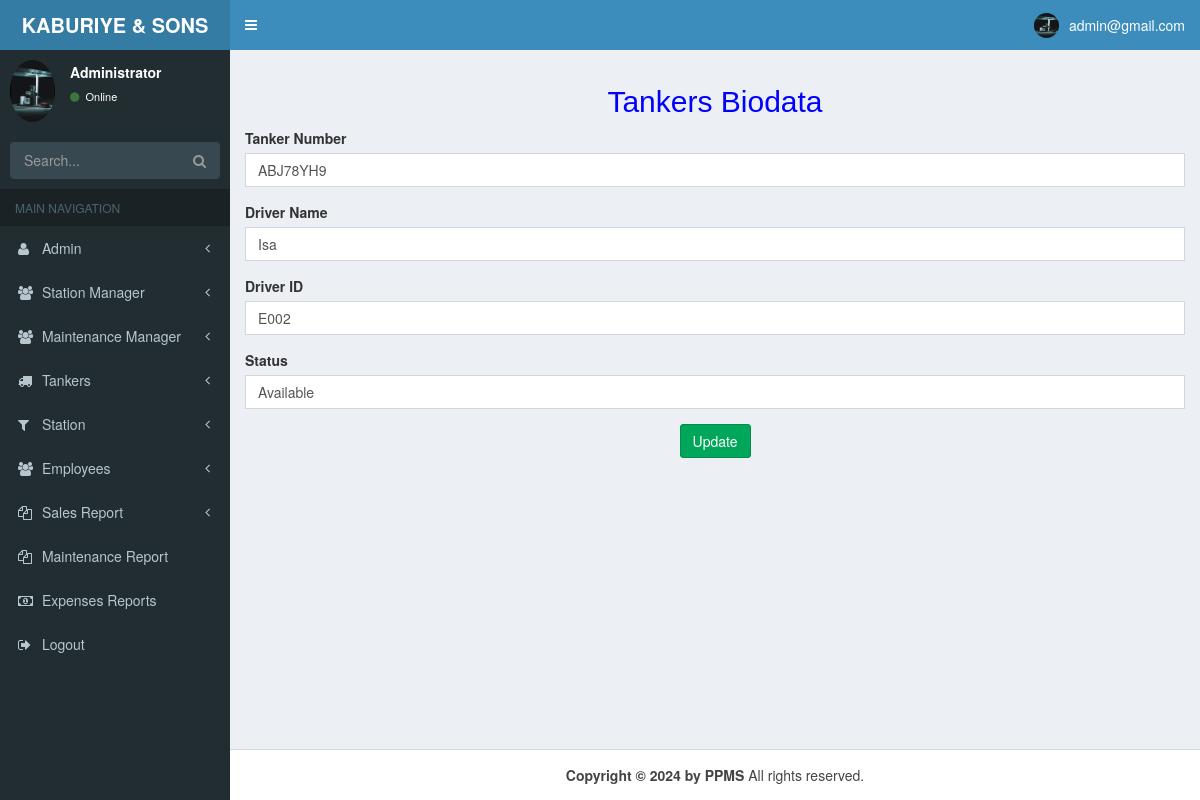
Screenshot of /tanker_edit.php?tanker_number=ABJ78YH9 (signed in) with the database file from the repository.
### tables this page shows
CREATE TABLE `tankers` (
  `SN` int(11) NOT NULL,
  `driver_name` varchar(60) NOT NULL,
  `tanker_number` varchar(45) NOT NULL,
  `status` varchar(45) NOT NULL,
  `employee_id` varchar(30) NOT NULL
);

### tanker_edit.php (the view, shortened to what this page needs)
<?php
require __DIR__ . "/config/database.php";
$user = $_SESSION['data'];
$profile = mysqli_query($conn, "select * from admin where email='$user'");
$fetch = mysqli_fetch_array($profile);
?>
<!DOCTYPE html>
<html>
<head>
  <link rel="stylesheet" href="css/bootstrap.min.css">
  <link rel="stylesheet" href="css/font-awesome.min.css">
  <link rel="stylesheet" href="css/ionicons.min.css">
  <link rel="stylesheet" href="css/AdminLTE.min.css">
  <link rel="stylesheet" href="css/_all-skins.min.css">
</head>
<body class="hold-transition skin-blue sidebar-mini">
  <div class="wrapper">
    <header class="main-header">
      <a href="admin_dashboard.php" class="logo">
        <span class="logo-lg"><b>KABURIYE & SONS NIG LTD</b></span>
      </a>
      <nav class="navbar navbar-static-top">
        <a href="#" class="sidebar-toggle" data-toggle="push-menu" role="button">
        </a>
        <div class="navbar-custom-menu">
          <ul class="nav navbar-nav">
            <li class="dropdown user user-menu">
              <a href="#" class="dropdown-toggle" data-toggle="dropdown">
                <img src="images/admin.jpg" class="user-image" alt="User Image">
                <span class="hidden-xs"><?php echo "$fetch[email]"; ?></span>
              </a>
            </li>
          </ul>
        </div>
      </nav>
    </header>
    <aside class="main-sidebar">
      <section class="sidebar">
        <div class="user-panel">
          <div class="pull-left image">
            <img src="images/admin.jpg" class="img-circle" alt="User Image">
          </div>
          <div class="pull-left info">
            <p>Administrator</p>
            <a href="#"><i class="fa fa-circle text-success"></i> Online</a>
          </div>
        </div>
        <form action="#" method="get" class="sidebar-form">
          <div class="input-group">
            <input type="text" name="q" class="form-control" placeholder="Search...">
            <span class="input-group-btn">
              <button type="submit" name="search" id="search-btn" class="btn btn-flat"><i class="fa fa-search"></i>
              </button>
            </span>
          </div>
        </form>
        <ul class="sidebar-menu" data-widget="tree">
          <li class="header">MAIN NAVIGATION</li>
          <li class=" treeview">
            <a href="#">
              <i class="fa fa-user"></i> <span>Admin</span>
              <span class="pull-right-container">
                <i class="fa fa-angle-left pull-right"></i>
              </span>
            </a>
          </li>
          <li class="treeview">
            <a href="#">
              <i class="fa fa-group"></i> <span> Station Manager</span>
              <span class="pull-right-container">
                <small class="fa fa-angle-left pull-right "></small>
              </span>
            </a>
          </li>
          <li class="treeview">
            <a href="#">
              <i class="fa fa-group"></i> <span>Maintenance Manager</span>
              <span class="pull-right-container">
                <small class="fa fa-angle-left pull-right "></small>
              </span>
            </a>
          </li>
          <li class="treeview">
            <a href="#">
              <i class="fa fa-truck"></i> <span>Tankers</span>
              <span class="pull-right-container">
                <small class="fa fa-angle-left pull-right "></small>
              </span>
            </a>
          </li>
          <li class="treeview">
            <a href="#">
              <i class="fa fa-filter"></i> <span>Station</span>
              <span class="pull-right-container">
                <small class="fa fa-angle-left pull-right "></small>
              </span>
            </a>
          </li>
          <li class="treeview">
            <a href="#">
              <i class="fa fa-group"></i> <span>Employees</span>
              <span class="pull-right-container">
                <small class="fa fa-angle-left pull-right "></small>
              </span>
            </a>
          </li>
          <li class="treeview">
            <a href="#">
              <i class="fa fa-files-o"></i> <span> Sales Report</span>
              <span class="pull-right-container">
                <small class="fa fa-angle-left pull-right "></small>
              </span>
            </a>
          </li>
          <li>
          <li>
            <a href="m_report.php">
              <i class="fa fa-files-o"></i> <span>Maintenance Report</span>
            </a>
          </li>
          <li>
          <li>
            <a href="expenses_report.php">
              <i class="fa fa-money"></i> <span>Expenses Reports</span>
            </a>
          </li>
          <li>
          <li>
            <a href="alogout.php">
              <i class="fa fa-sign-out"></i> <span>Logout</span>
            </a>
          </li>
      </section>
    </aside>
    <div class="content-wrapper">
      <section class="content">
        <h2 align="center" style="color:blue;"> Tankers Biodata</h2>
        <?php
        $userInfo = mysqli_query($conn, "select * from tankers where tanker_number='$_GET[tanker_number]'");
        $num_users = mysqli_num_rows($userInfo);
        if ($num_users == 1) {
          $user_information = mysqli_fetch_array($userInfo);
        }
        ?>
        <form method="post">
          <div class="form-group">
            <label for="newstitle"><b>Tanker Number</b></label>
            <input type="text" name="tanker_number" required class="form-control" value="<?php echo  $user_information['tanker_number']  ?>" />
          </div>
          <div class="form-group">
            <label for=""><b>Driver Name</b></label>
            <input type="text" name="driver_name" required class="form-control" value="<?php echo  $user_information['driver_name']  ?>" />
          </div>
          <div class="form-group">
            <label for=""><b>Driver ID</b></label>
            <input type="text" name="employee_id" required class="form-control" value="<?php echo  $user_information['employee_id']  ?>" />
          </div>
          <div class="form-group">
            <label for=""><b>Status</b></label>
            <input type="text" name="status" required class="form-control" value="<?php echo  $user_information['status']  ?>" />
          </div>
          <center>
            <input type="submit" class="btn btn-success" value="Update" name="insert" />
          </center>
        </form>
      </section>
    </div>
    <footer class="main-footer">
      <center> <strong>Copyright &copy; 2024 by PPMS</strong> All rights reserved.</center>
    </footer>
  </div>
</body>
</html>

### rows the page displays
tankers: tanker_number "ABJ78YH9", driver_name "Isa", employee_id "E002", status "Available"

### other values shown
$fetch[email] "admin@gmail.com"
